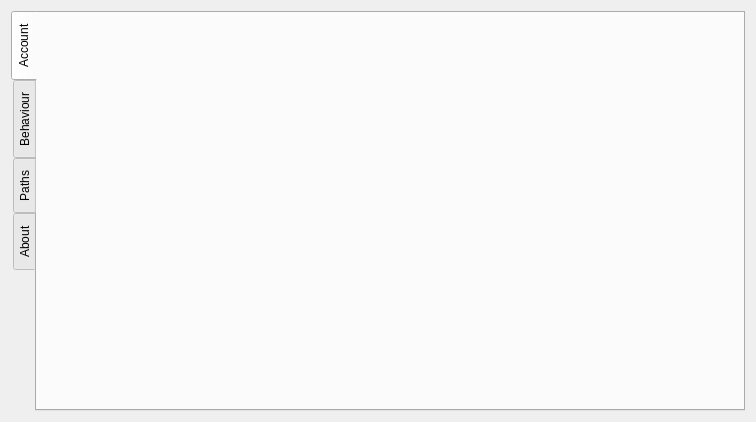
<?xml version="1.0" encoding="UTF-8"?>
<ui version="4.0">
 <class>Settings</class>
 <widget class="QWidget" name="Settings">
  <property name="geometry">
   <rect>
    <x>0</x>
    <y>0</y>
    <width>756</width>
    <height>422</height>
   </rect>
  </property>
  <property name="windowTitle">
   <string>Form</string>
  </property>
  <layout class="QVBoxLayout" name="verticalLayout_5">
   <item>
    <widget class="QTabWidget" name="tabWidget">
     <property name="tabPosition">
      <enum>QTabWidget::West</enum>
     </property>
     <property name="currentIndex">
      <number>0</number>
     </property>
     <widget class="QWidget" name="accountConf">
      <attribute name="title">
       <string>Account</string>
      </attribute>
      <layout class="QFormLayout" name="formLayout_2"/>
     </widget>
     <widget class="QWidget" name="tab">
      <attribute name="title">
       <string>Behaviour</string>
      </attribute>
      <layout class="QGridLayout" name="gridLayout">
       <item row="0" column="0">
        <layout class="QVBoxLayout" name="verticalLayout_3"/>
       </item>
       <item row="0" column="1">
        <layout class="QVBoxLayout" name="verticalLayout_4"/>
       </item>
      </layout>
     </widget>
     <widget class="QWidget" name="pathsConf">
      <attribute name="title">
       <string>Paths</string>
      </attribute>
      <layout class="QGridLayout" name="gridLayout_3">
       <item row="1" column="1">
        <layout class="QVBoxLayout" name="remotePaths">
         <item>
          <layout class="QHBoxLayout" name="horizontalLayout_3">
           <item>
            <widget class="QLabel" name="label_3">
             <property name="text">
              <string>API URl</string>
             </property>
            </widget>
           </item>
           <item>
            <widget class="QLineEdit" name="lineEdit"/>
           </item>
          </layout>
         </item>
         <item>
          <layout class="QHBoxLayout" name="horizontalLayout">
           <item>
            <widget class="QLabel" name="label_2">
             <property name="text">
              <string>Remote music storage (http, ftp, rtp etc)</string>
             </property>
            </widget>
           </item>
           <item>
            <widget class="QLineEdit" name="lineEdit_2"/>
           </item>
          </layout>
         </item>
         <item>
          <layout class="QHBoxLayout" name="horizontalLayout_2">
           <item>
            <widget class="QLabel" name="label">
             <property name="text">
              <string>Remote userdata storage (http,ftp,rtp etc)</string>
             </property>
            </widget>
           </item>
           <item>
            <widget class="QLineEdit" name="lineEdit_3"/>
           </item>
          </layout>
         </item>
        </layout>
       </item>
       <item row="1" column="2">
        <layout class="QVBoxLayout" name="verticalLayout_2">
         <item>
          <layout class="QHBoxLayout" name="horizontalLayout_6">
           <item>
            <widget class="QLabel" name="label_6">
             <property name="text">
              <string>Local database path</string>
             </property>
            </widget>
           </item>
           <item>
            <widget class="QLineEdit" name="lineEdit_5"/>
           </item>
          </layout>
         </item>
         <item>
          <layout class="QHBoxLayout" name="horizontalLayout_4">
           <item>
            <widget class="QLabel" name="label_5">
             <property name="text">
              <string>Local music storage</string>
             </property>
            </widget>
           </item>
           <item>
            <widget class="QLineEdit" name="lineEdit_4"/>
           </item>
          </layout>
         </item>
         <item>
          <layout class="QHBoxLayout" name="horizontalLayout_5">
           <item>
            <widget class="QLabel" name="label_4">
             <property name="text">
              <string>Local userdata storage</string>
             </property>
            </widget>
           </item>
           <item>
            <widget class="QLineEdit" name="lineEdit_6"/>
           </item>
          </layout>
         </item>
        </layout>
       </item>
      </layout>
     </widget>
     <widget class="QWidget" name="aboutPage">
      <attribute name="title">
       <string>About</string>
      </attribute>
      <layout class="QVBoxLayout" name="verticalLayout">
       <item>
        <widget class="QLabel" name="aboutPageHeader">
         <property name="maximumSize">
          <size>
           <width>16777215</width>
           <height>70</height>
          </size>
         </property>
         <property name="font">
          <font>
           <pointsize>36</pointsize>
          </font>
         </property>
         <property name="text">
          <string>About</string>
         </property>
        </widget>
       </item>
       <item>
        <widget class="QLabel" name="aboutPageLabel_1">
         <property name="maximumSize">
          <size>
           <width>16777215</width>
           <height>60</height>
          </size>
         </property>
         <property name="font">
          <font>
           <pointsize>24</pointsize>
          </font>
         </property>
         <property name="text">
          <string>Fried Music</string>
         </property>
        </widget>
       </item>
       <item>
        <widget class="QLabel" name="aboutPageLabel_2">
         <property name="maximumSize">
          <size>
           <width>16777215</width>
           <height>50</height>
          </size>
         </property>
         <property name="text">
          <string>Python+Qt+VLC 1.0</string>
         </property>
         <property name="alignment">
          <set>Qt::AlignLeading|Qt::AlignLeft|Qt::AlignTop</set>
         </property>
        </widget>
       </item>
       <item>
        <widget class="QLabel" name="aboutPageLabel_3">
         <property name="text">
          <string>Music player with remote/self hosted library</string>
         </property>
        </widget>
       </item>
       <item>
        <widget class="QLabel" name="aboutPageLabel_4">
         <property name="text">
          <string>2023 InTostor. MIT license</string>
         </property>
         <property name="alignment">
          <set>Qt::AlignBottom|Qt::AlignLeading|Qt::AlignLeft</set>
         </property>
        </widget>
       </item>
      </layout>
     </widget>
    </widget>
   </item>
  </layout>
 </widget>
 <resources/>
 <connections/>
</ui>
